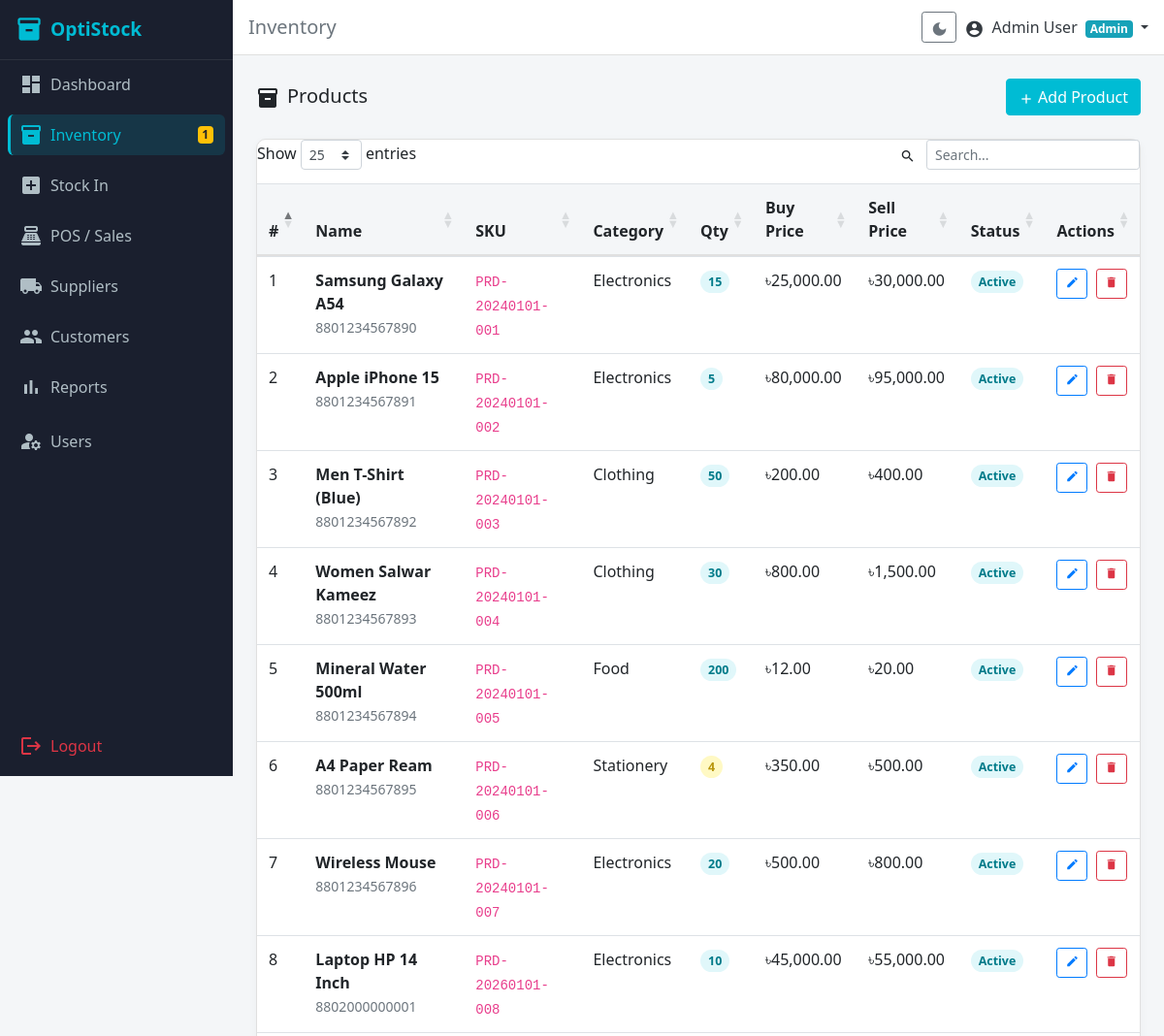
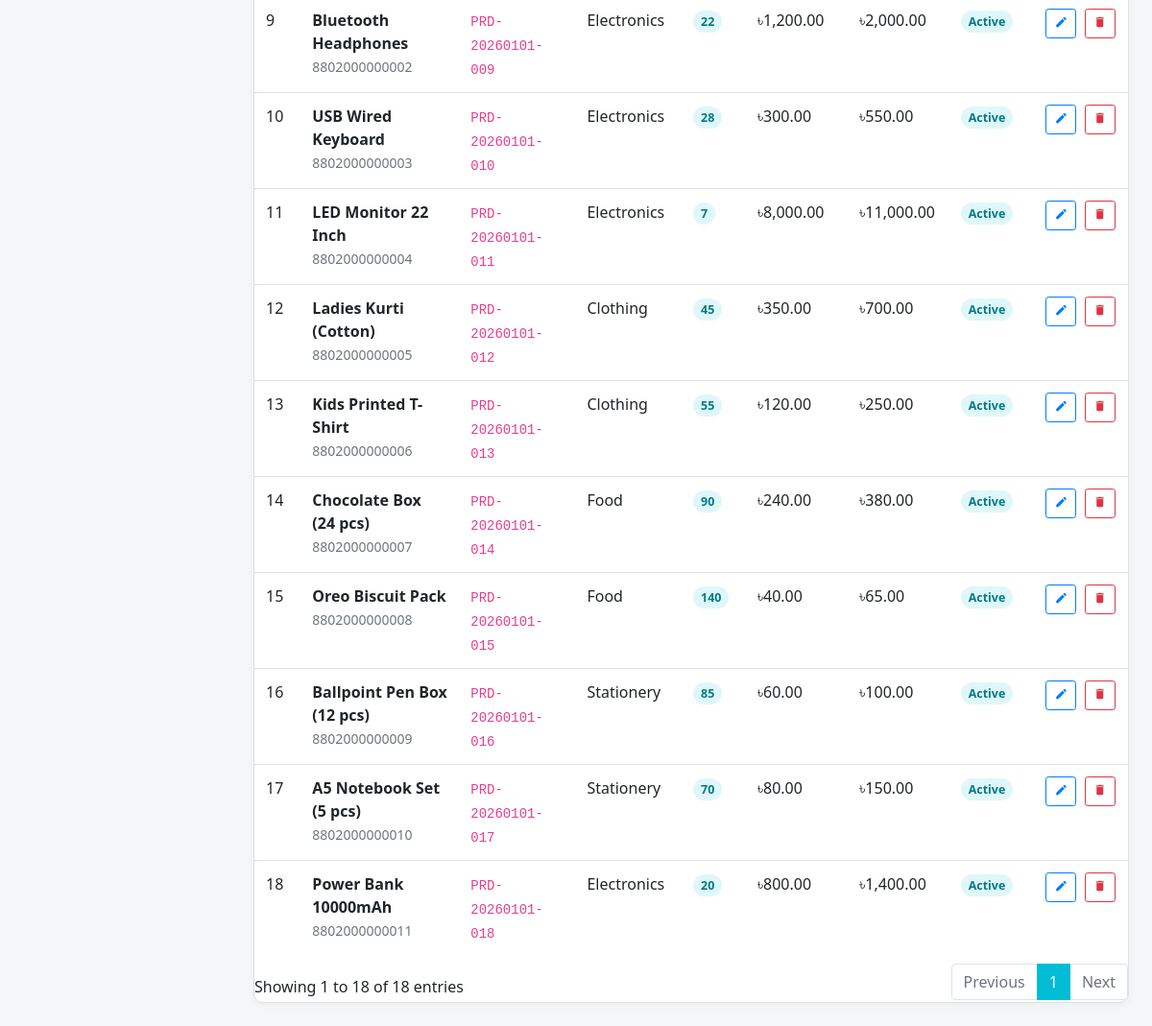
The app's page /modules/inventory/index.php (signed in), older data (2 pictures, top to bottom).
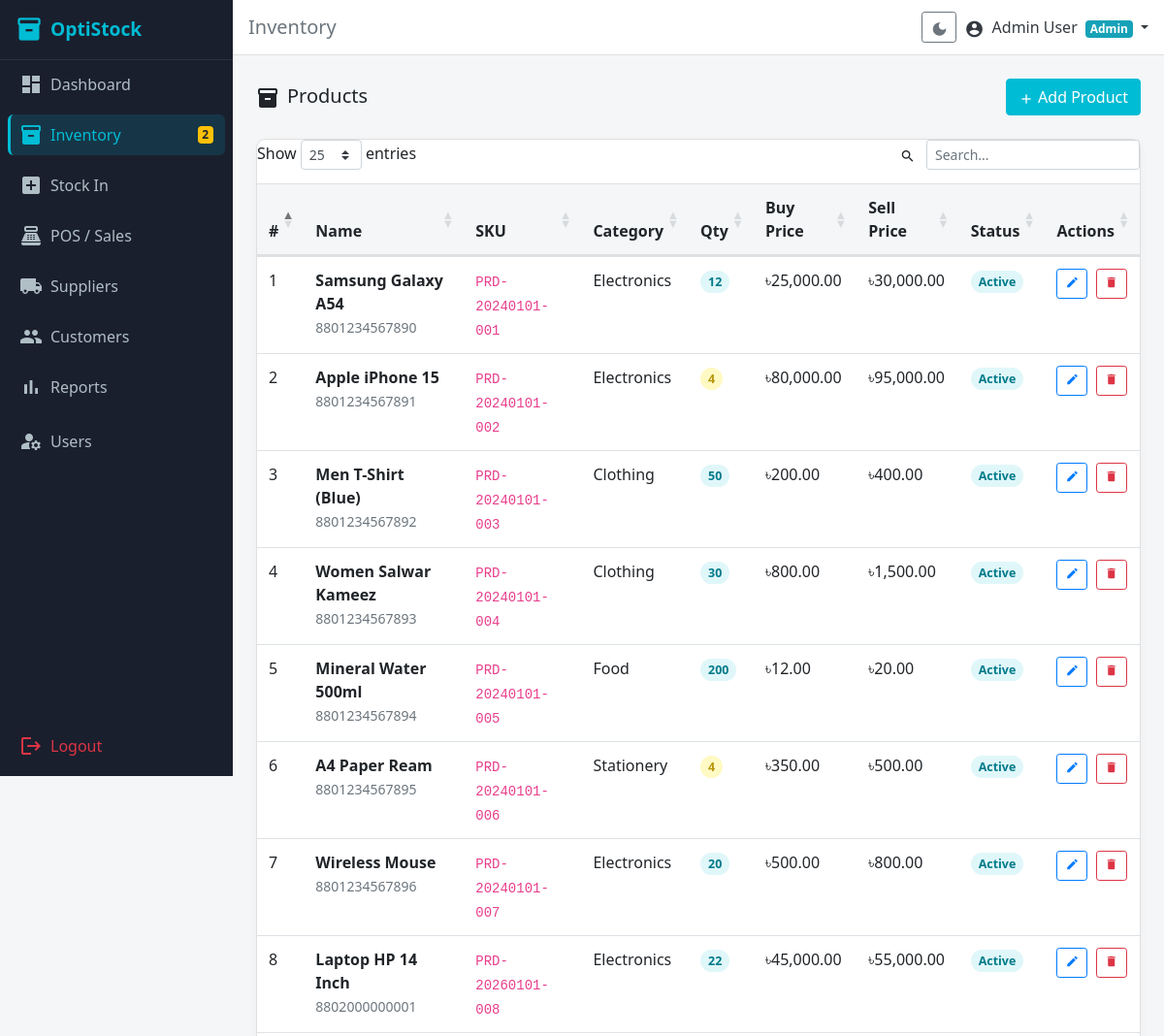
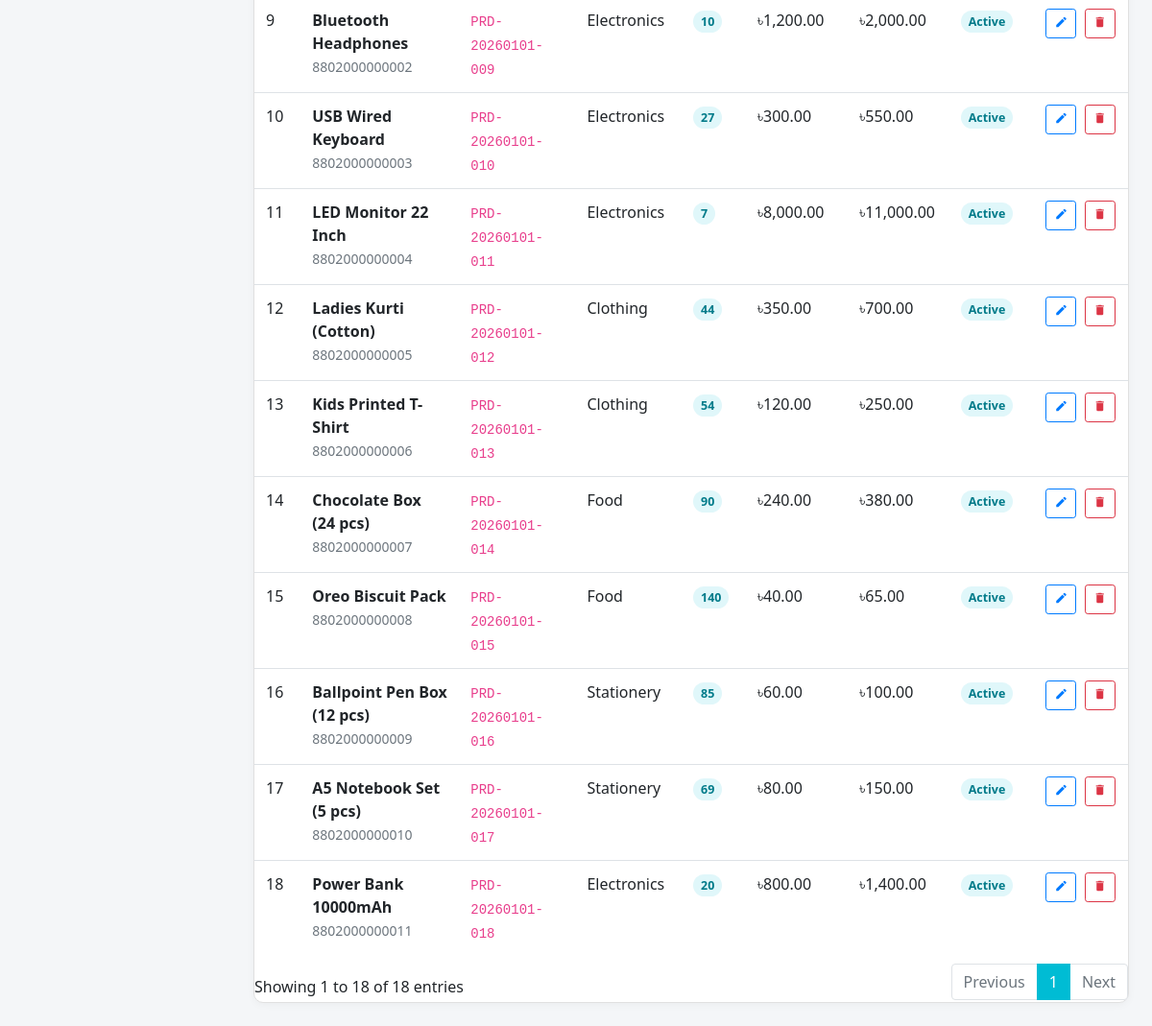
The same page, newer data (2 pictures, top to bottom).
### tables this page shows
CREATE TABLE `products` (
  `id` int(10) UNSIGNED NOT NULL,
  `name` varchar(200) NOT NULL,
  `sku` varchar(50) NOT NULL,
  `barcode` varchar(100) DEFAULT NULL,
  `category_id` int(10) UNSIGNED DEFAULT NULL,
  `supplier_id` int(10) UNSIGNED DEFAULT NULL,
  `location_id` int(10) UNSIGNED DEFAULT NULL,
  `purchase_price` decimal(10,2) NOT NULL DEFAULT 0.00,
  `selling_price` decimal(10,2) NOT NULL DEFAULT 0.00,
  `quantity` int(11) NOT NULL DEFAULT 0,
  `low_stock_alert` int(11) NOT NULL DEFAULT 5,
  `description` text DEFAULT NULL,
  `status` enum('active','inactive') NOT NULL DEFAULT 'active',
  `created_at` datetime NOT NULL DEFAULT current_timestamp()
);

CREATE TABLE `categories` (
  `id` int(10) UNSIGNED NOT NULL,
  `name` varchar(100) NOT NULL,
  `description` text DEFAULT NULL,
  `created_at` datetime NOT NULL DEFAULT current_timestamp()
);

### modules/inventory/index.php (the view, shortened to what the changed rows need)
<?php
require_once __DIR__ . '/../../includes/auth_check.php';
$products = $pdo->query('
  SELECT p.*, cat.name AS category_name, s.name AS supplier_name, l.name AS location_name
  FROM products p
  LEFT JOIN categories cat ON cat.id = p.category_id
  LEFT JOIN suppliers s ON s.id = p.supplier_id
  LEFT JOIN locations l ON l.id = p.location_id
  ORDER BY p.created_at DESC
')->fetchAll();
include __DIR__ . '/../../includes/header.php';
?>
<div class="card">
  <div class="table-responsive">
    <table class="table table-hover datatable mb-0">
      <thead>
        <tr>
          <th>#</th><th>Name</th><th>SKU</th><th>Category</th><th>Qty</th>
          <th>Buy Price</th><th>Sell Price</th><th>Status</th><th>Actions</th>
        </tr>
      </thead>
      <tbody>
        <?php foreach ($products as $i => $p): ?>
        <tr>
          <td><?= $i + 1 ?></td>
          <td>
            <strong><?= htmlspecialchars($p['name']) ?></strong>
            <?php if ($p['barcode']): ?>
              <br><small class="text-muted"><?= htmlspecialchars($p['barcode']) ?></small>
            <?php endif; ?>
          </td>
          <td><code><?= htmlspecialchars($p['sku']) ?></code></td>
          <td><?= htmlspecialchars($p['category_name'] ?? '—') ?></td>
          <td>
            <?php
              if ($p['quantity'] <= 0) echo '<span class="stock-out">' . $p['quantity'] . '</span>';
              elseif ($p['quantity'] <= $p['low_stock_alert']) echo '<span class="stock-low">' . $p['quantity'] . '</span>';
              else echo '<span class="stock-ok">' . $p['quantity'] . '</span>';
            ?>
          </td>
          <td>৳<?= number_format($p['purchase_price'], 2) ?></td>
          <td>৳<?= number_format($p['selling_price'], 2) ?></td>
          <td><span class="status-<?= $p['status'] ?>"><?= ucfirst($p['status']) ?></span></td>
          <td>
            <a href="<?= BASE_URL ?>/modules/inventory/edit.php?id=<?= $p['id'] ?>" class="btn btn-sm btn-outline-primary mr-1" title="Edit">
              <span class="material-icons" style="font-size:14px;">edit</span>
            </a>
            <a href="<?= BASE_URL ?>/modules/inventory/delete.php?id=<?= $p['id'] ?>" class="btn btn-sm btn-outline-danger btn-confirm-delete" title="Delete">
              <span class="material-icons" style="font-size:14px;">delete</span>
            </a>
          </td>
        </tr>
        <?php endforeach; ?>
      </tbody>
    </table>
  </div>
</div>
<?php
include __DIR__ . '/../../includes/footer.php';

### includes/sidebar.php (shortened to what the changed rows need)
<?php
$lowStockCount = 0;
if (isset($pdo)) {
    try {
        $ls = $pdo->query('SELECT COUNT(*) FROM products WHERE quantity <= low_stock_alert AND status = "active"');
        $lowStockCount = (int)$ls->fetchColumn();
    } catch (Exception $e) {}
}
$currentDir  = basename(dirname($_SERVER['PHP_SELF']));
function isActive(string $dir, string $file = ''): string {
    global $currentDir, $currentPage;
    if (!$file && $currentDir === $dir) return 'active';
    return '';
}
?>
<nav class="sidebar d-flex flex-column" id="sidebar">
  <ul class="nav flex-column px-2 flex-grow-1">
    <li class="nav-item py-1">
      <a class="nav-link <?= isActive('inventory') ?>" href="<?= BASE_URL ?>/modules/inventory/index.php">
        <span class="material-icons align-middle mr-2">inventory</span>Inventory
        <?php if ($lowStockCount > 0): ?>
          <span class="badge badge-warning ml-auto float-right"><?= $lowStockCount ?></span>
        <?php endif; ?>
      </a>
    </li>
  </ul>
</nav>

Row changes from the older to the newer data that the page shows:
changed products "Samsung Galaxy A54": quantity "15" → "12"
changed products "Apple iPhone 15": quantity "5" → "4"
changed products "Laptop HP 14 Inch": quantity "10" → "22"
changed products "Bluetooth Headphones": quantity "22" → "10"
changed products "USB Wired Keyboard": quantity "28" → "27"
changed products "Ladies Kurti (Cotton)": quantity "45" → "44"
changed products "Kids Printed T-Shirt": quantity "55" → "54"
changed products "A5 Notebook Set (5 pcs)": quantity "70" → "69"
Text that changed along with them:
$lowStockCount: "1" → "2"
